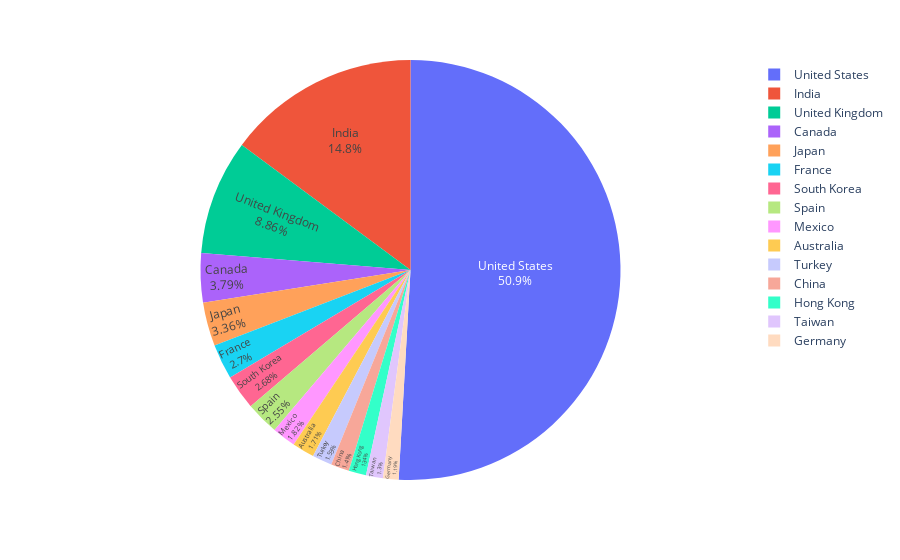

The notebook cell this image was saved under:
### Code cell
#按國別分別顯示影集與歌劇的產出分布,使用圓餅圖
country_df = df['principal_country'].value_counts().reset_index()
country_df = country_df[country_df['principal_country'] /  country_df['principal_country'].sum() > 0.01]

fig = px.pie(country_df, values='principal_country', names='index')
fig.update_traces(textposition='inside', textinfo='percent+label')
fig.show()

### Figure 1 — Plotly figure (JSON) as saved in the notebook; plotly's stock layout.template omitted (floating-point values rounded to 4 significant figures)
{"data": [{"domain": {"x": [0, 1], "y": [0, 1]}, "hovertemplate": "index=%{label}<br>principal_country=%{value}<extra></extra>", "labels": ["United States", "India", "United Kingdom", "Canada", "Japan", "France", "South Korea", "Spain", "Mexico", "Australia", "Turkey", "China", "Hong Kong", "Taiwan", "Germany"], "legendgroup": "", "name": "", "showlegend": true, "textinfo": "percent+label", "textposition": "inside", "type": "pie", "values": [2770, 808, 482, 206, 183, 147, 146, 139, 99, 93, 83, 77, 73, 71, 65]}], "layout": {"legend": {"tracegroupgap": 0}, "margin": {"t": 60}}}
